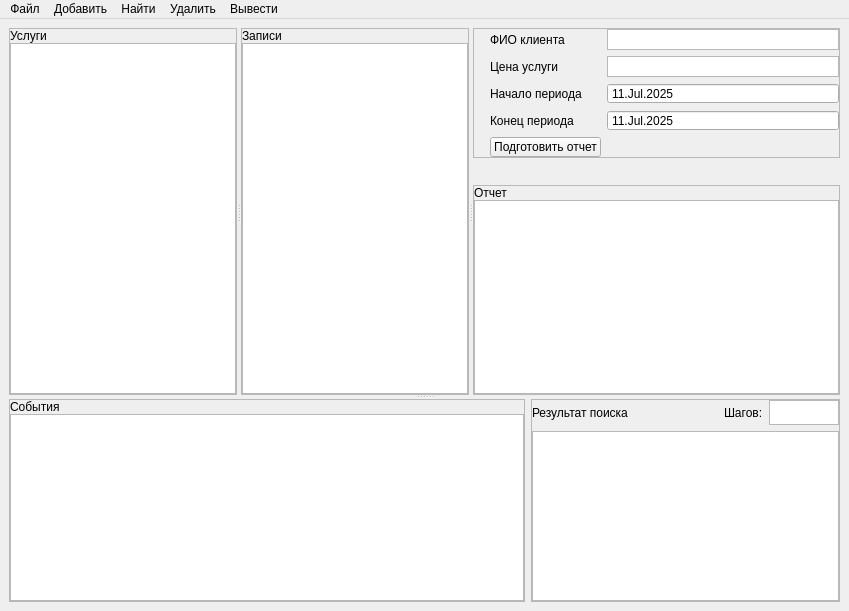
<?xml version="1.0" encoding="UTF-8"?>
<ui version="4.0">
 <class>MainWindow</class>
 <widget class="QMainWindow" name="MainWindow">
  <property name="geometry">
   <rect>
    <x>0</x>
    <y>0</y>
    <width>849</width>
    <height>611</height>
   </rect>
  </property>
  <property name="baseSize">
   <size>
    <width>900</width>
    <height>600</height>
   </size>
  </property>
  <property name="windowTitle">
   <string>MainWindow</string>
  </property>
  <property name="dockOptions">
   <set>QMainWindow::AllowTabbedDocks|QMainWindow::AnimatedDocks</set>
  </property>
  <widget class="QWidget" name="centralwidget">
   <property name="layoutDirection">
    <enum>Qt::LeftToRight</enum>
   </property>
   <layout class="QGridLayout" name="gridLayout_2">
    <item row="0" column="0">
     <widget class="QSplitter" name="splitter_2">
      <property name="orientation">
       <enum>Qt::Vertical</enum>
      </property>
      <widget class="QSplitter" name="splitter">
       <property name="orientation">
        <enum>Qt::Horizontal</enum>
       </property>
       <widget class="QFrame" name="frame_4">
        <property name="sizePolicy">
         <sizepolicy hsizetype="Expanding" vsizetype="Expanding">
          <horstretch>0</horstretch>
          <verstretch>0</verstretch>
         </sizepolicy>
        </property>
        <property name="minimumSize">
         <size>
          <width>200</width>
          <height>100</height>
         </size>
        </property>
        <property name="maximumSize">
         <size>
          <width>16777215</width>
          <height>16777215</height>
         </size>
        </property>
        <property name="autoFillBackground">
         <bool>false</bool>
        </property>
        <property name="frameShape">
         <enum>QFrame::StyledPanel</enum>
        </property>
        <property name="frameShadow">
         <enum>QFrame::Raised</enum>
        </property>
        <layout class="QVBoxLayout" name="verticalLayout_3">
         <property name="spacing">
          <number>0</number>
         </property>
         <property name="leftMargin">
          <number>0</number>
         </property>
         <property name="topMargin">
          <number>0</number>
         </property>
         <property name="rightMargin">
          <number>0</number>
         </property>
         <property name="bottomMargin">
          <number>0</number>
         </property>
         <item>
          <widget class="QLabel" name="label_4">
           <property name="text">
            <string>Услуги</string>
           </property>
          </widget>
         </item>
         <item>
          <widget class="QTableWidget" name="Book1">
           <property name="horizontalScrollBarPolicy">
            <enum>Qt::ScrollBarAsNeeded</enum>
           </property>
           <property name="editTriggers">
            <set>QAbstractItemView::NoEditTriggers</set>
           </property>
           <attribute name="horizontalHeaderCascadingSectionResizes">
            <bool>true</bool>
           </attribute>
           <attribute name="horizontalHeaderStretchLastSection">
            <bool>true</bool>
           </attribute>
           <attribute name="verticalHeaderCascadingSectionResizes">
            <bool>false</bool>
           </attribute>
           <attribute name="verticalHeaderStretchLastSection">
            <bool>false</bool>
           </attribute>
          </widget>
         </item>
        </layout>
       </widget>
       <widget class="QFrame" name="frame_5">
        <property name="sizePolicy">
         <sizepolicy hsizetype="Expanding" vsizetype="Expanding">
          <horstretch>0</horstretch>
          <verstretch>0</verstretch>
         </sizepolicy>
        </property>
        <property name="minimumSize">
         <size>
          <width>200</width>
          <height>100</height>
         </size>
        </property>
        <property name="frameShape">
         <enum>QFrame::StyledPanel</enum>
        </property>
        <property name="frameShadow">
         <enum>QFrame::Raised</enum>
        </property>
        <layout class="QVBoxLayout" name="verticalLayout_4">
         <property name="spacing">
          <number>0</number>
         </property>
         <property name="leftMargin">
          <number>0</number>
         </property>
         <property name="topMargin">
          <number>0</number>
         </property>
         <property name="rightMargin">
          <number>0</number>
         </property>
         <property name="bottomMargin">
          <number>0</number>
         </property>
         <item>
          <widget class="QLabel" name="label_5">
           <property name="text">
            <string>Записи</string>
           </property>
          </widget>
         </item>
         <item>
          <widget class="QTableWidget" name="Book2">
           <property name="sizePolicy">
            <sizepolicy hsizetype="Expanding" vsizetype="Expanding">
             <horstretch>0</horstretch>
             <verstretch>0</verstretch>
            </sizepolicy>
           </property>
           <property name="editTriggers">
            <set>QAbstractItemView::NoEditTriggers</set>
           </property>
           <attribute name="horizontalHeaderCascadingSectionResizes">
            <bool>true</bool>
           </attribute>
           <attribute name="horizontalHeaderStretchLastSection">
            <bool>true</bool>
           </attribute>
          </widget>
         </item>
        </layout>
       </widget>
       <widget class="QWidget" name="layoutWidget">
        <layout class="QVBoxLayout" name="verticalLayout" stretch="3,1,10">
         <item>
          <widget class="QFrame" name="frame_6">
           <property name="sizePolicy">
            <sizepolicy hsizetype="Preferred" vsizetype="Fixed">
             <horstretch>0</horstretch>
             <verstretch>0</verstretch>
            </sizepolicy>
           </property>
           <property name="minimumSize">
            <size>
             <width>330</width>
             <height>130</height>
            </size>
           </property>
           <property name="maximumSize">
            <size>
             <width>16777215</width>
             <height>400</height>
            </size>
           </property>
           <property name="frameShape">
            <enum>QFrame::StyledPanel</enum>
           </property>
           <property name="frameShadow">
            <enum>QFrame::Raised</enum>
           </property>
           <layout class="QGridLayout" name="gridLayout" rowstretch="1,1,2,2,0">
            <property name="leftMargin">
             <number>0</number>
            </property>
            <property name="topMargin">
             <number>0</number>
            </property>
            <property name="rightMargin">
             <number>0</number>
            </property>
            <property name="bottomMargin">
             <number>0</number>
            </property>
            <property name="horizontalSpacing">
             <number>6</number>
            </property>
            <item row="2" column="1">
             <widget class="QLabel" name="label_8">
              <property name="text">
               <string>Начало периода</string>
              </property>
             </widget>
            </item>
            <item row="1" column="1">
             <widget class="QLabel" name="label_7">
              <property name="text">
               <string>Цена услуги</string>
              </property>
             </widget>
            </item>
            <item row="1" column="2">
             <widget class="QPlainTextEdit" name="servisePriceReport">
              <property name="maximumSize">
               <size>
                <width>400</width>
                <height>30</height>
               </size>
              </property>
              <property name="acceptDrops">
               <bool>true</bool>
              </property>
              <property name="verticalScrollBarPolicy">
               <enum>Qt::ScrollBarAlwaysOff</enum>
              </property>
              <property name="horizontalScrollBarPolicy">
               <enum>Qt::ScrollBarAlwaysOff</enum>
              </property>
             </widget>
            </item>
            <item row="3" column="0">
             <spacer name="horizontalSpacer_4">
              <property name="orientation">
               <enum>Qt::Horizontal</enum>
              </property>
              <property name="sizeHint" stdset="0">
               <size>
                <width>40</width>
                <height>20</height>
               </size>
              </property>
             </spacer>
            </item>
            <item row="2" column="0">
             <spacer name="horizontalSpacer_3">
              <property name="orientation">
               <enum>Qt::Horizontal</enum>
              </property>
              <property name="sizeHint" stdset="0">
               <size>
                <width>40</width>
                <height>20</height>
               </size>
              </property>
             </spacer>
            </item>
            <item row="3" column="2">
             <widget class="QDateEdit" name="endPeriod">
              <property name="locale">
               <locale language="English" country="Austria"/>
              </property>
              <property name="buttonSymbols">
               <enum>QAbstractSpinBox::NoButtons</enum>
              </property>
              <property name="dateTime">
               <datetime>
                <hour>0</hour>
                <minute>0</minute>
                <second>0</second>
                <year>2025</year>
                <month>7</month>
                <day>11</day>
               </datetime>
              </property>
              <property name="displayFormat">
               <string>dd.MMM.yyyy</string>
              </property>
             </widget>
            </item>
            <item row="3" column="1">
             <widget class="QLabel" name="label_9">
              <property name="text">
               <string>Конец периода</string>
              </property>
             </widget>
            </item>
            <item row="2" column="2">
             <widget class="QDateEdit" name="startPeriod">
              <property name="locale">
               <locale language="English" country="Austria"/>
              </property>
              <property name="buttonSymbols">
               <enum>QAbstractSpinBox::NoButtons</enum>
              </property>
              <property name="specialValueText">
               <string/>
              </property>
              <property name="dateTime">
               <datetime>
                <hour>0</hour>
                <minute>0</minute>
                <second>0</second>
                <year>2025</year>
                <month>7</month>
                <day>11</day>
               </datetime>
              </property>
              <property name="displayFormat">
               <string>dd.MMM.yyyy</string>
              </property>
             </widget>
            </item>
            <item row="0" column="0">
             <spacer name="horizontalSpacer_2">
              <property name="orientation">
               <enum>Qt::Horizontal</enum>
              </property>
              <property name="sizeHint" stdset="0">
               <size>
                <width>40</width>
                <height>20</height>
               </size>
              </property>
             </spacer>
            </item>
            <item row="0" column="1">
             <widget class="QLabel" name="label_6">
              <property name="text">
               <string>ФИО клиента</string>
              </property>
             </widget>
            </item>
            <item row="1" column="0">
             <spacer name="horizontalSpacer_5">
              <property name="orientation">
               <enum>Qt::Horizontal</enum>
              </property>
              <property name="sizeHint" stdset="0">
               <size>
                <width>40</width>
                <height>20</height>
               </size>
              </property>
             </spacer>
            </item>
            <item row="0" column="2">
             <widget class="QPlainTextEdit" name="customerNameReport">
              <property name="maximumSize">
               <size>
                <width>400</width>
                <height>30</height>
               </size>
              </property>
              <property name="verticalScrollBarPolicy">
               <enum>Qt::ScrollBarAlwaysOff</enum>
              </property>
              <property name="horizontalScrollBarPolicy">
               <enum>Qt::ScrollBarAlwaysOff</enum>
              </property>
              <property name="undoRedoEnabled">
               <bool>true</bool>
              </property>
             </widget>
            </item>
            <item row="4" column="1">
             <widget class="QPushButton" name="reportmakeButton">
              <property name="text">
               <string>Подготовить отчет</string>
              </property>
             </widget>
            </item>
            <item row="4" column="0">
             <spacer name="horizontalSpacer">
              <property name="orientation">
               <enum>Qt::Horizontal</enum>
              </property>
              <property name="sizeHint" stdset="0">
               <size>
                <width>40</width>
                <height>20</height>
               </size>
              </property>
             </spacer>
            </item>
           </layout>
          </widget>
         </item>
         <item>
          <spacer name="verticalSpacer">
           <property name="orientation">
            <enum>Qt::Vertical</enum>
           </property>
           <property name="sizeHint" stdset="0">
            <size>
             <width>20</width>
             <height>40</height>
            </size>
           </property>
          </spacer>
         </item>
         <item>
          <widget class="QFrame" name="frame_2">
           <property name="sizePolicy">
            <sizepolicy hsizetype="Expanding" vsizetype="Expanding">
             <horstretch>0</horstretch>
             <verstretch>0</verstretch>
            </sizepolicy>
           </property>
           <property name="minimumSize">
            <size>
             <width>0</width>
             <height>100</height>
            </size>
           </property>
           <property name="frameShape">
            <enum>QFrame::StyledPanel</enum>
           </property>
           <property name="frameShadow">
            <enum>QFrame::Raised</enum>
           </property>
           <layout class="QVBoxLayout" name="verticalLayout_5">
            <property name="spacing">
             <number>0</number>
            </property>
            <property name="leftMargin">
             <number>0</number>
            </property>
            <property name="topMargin">
             <number>0</number>
            </property>
            <property name="rightMargin">
             <number>0</number>
            </property>
            <property name="bottomMargin">
             <number>0</number>
            </property>
            <item>
             <widget class="QLabel" name="label_3">
              <property name="text">
               <string>Отчет</string>
              </property>
             </widget>
            </item>
            <item>
             <widget class="QTableWidget" name="reportTable">
              <property name="editTriggers">
               <set>QAbstractItemView::NoEditTriggers</set>
              </property>
              <attribute name="horizontalHeaderCascadingSectionResizes">
               <bool>true</bool>
              </attribute>
              <attribute name="horizontalHeaderStretchLastSection">
               <bool>true</bool>
              </attribute>
             </widget>
            </item>
           </layout>
          </widget>
         </item>
        </layout>
       </widget>
      </widget>
      <widget class="QWidget" name="layoutWidget">
       <layout class="QHBoxLayout" name="horizontalLayout_2" stretch="5,3">
        <item>
         <widget class="QFrame" name="frame">
          <property name="sizePolicy">
           <sizepolicy hsizetype="Expanding" vsizetype="Expanding">
            <horstretch>0</horstretch>
            <verstretch>0</verstretch>
           </sizepolicy>
          </property>
          <property name="minimumSize">
           <size>
            <width>300</width>
            <height>100</height>
           </size>
          </property>
          <property name="frameShape">
           <enum>QFrame::StyledPanel</enum>
          </property>
          <property name="frameShadow">
           <enum>QFrame::Raised</enum>
          </property>
          <layout class="QVBoxLayout" name="verticalLayout_6">
           <property name="spacing">
            <number>0</number>
           </property>
           <property name="leftMargin">
            <number>0</number>
           </property>
           <property name="topMargin">
            <number>0</number>
           </property>
           <property name="rightMargin">
            <number>0</number>
           </property>
           <property name="bottomMargin">
            <number>0</number>
           </property>
           <item>
            <widget class="QLabel" name="label">
             <property name="text">
              <string>События</string>
             </property>
            </widget>
           </item>
           <item>
            <widget class="QPlainTextEdit" name="logs">
             <property name="sizePolicy">
              <sizepolicy hsizetype="Expanding" vsizetype="Expanding">
               <horstretch>0</horstretch>
               <verstretch>0</verstretch>
              </sizepolicy>
             </property>
             <property name="frameShape">
              <enum>QFrame::StyledPanel</enum>
             </property>
             <property name="readOnly">
              <bool>true</bool>
             </property>
            </widget>
           </item>
          </layout>
         </widget>
        </item>
        <item>
         <widget class="QFrame" name="frame_3">
          <property name="sizePolicy">
           <sizepolicy hsizetype="Expanding" vsizetype="Expanding">
            <horstretch>0</horstretch>
            <verstretch>0</verstretch>
           </sizepolicy>
          </property>
          <property name="minimumSize">
           <size>
            <width>200</width>
            <height>0</height>
           </size>
          </property>
          <property name="frameShape">
           <enum>QFrame::StyledPanel</enum>
          </property>
          <property name="frameShadow">
           <enum>QFrame::Raised</enum>
          </property>
          <layout class="QVBoxLayout" name="verticalLayout_2">
           <property name="leftMargin">
            <number>0</number>
           </property>
           <property name="topMargin">
            <number>0</number>
           </property>
           <property name="rightMargin">
            <number>0</number>
           </property>
           <property name="bottomMargin">
            <number>0</number>
           </property>
           <item>
            <layout class="QHBoxLayout" name="horizontalLayout_4" stretch="3,2,1,1">
             <item>
              <widget class="QLabel" name="label_11">
               <property name="text">
                <string>Результат поиска</string>
               </property>
              </widget>
             </item>
             <item>
              <spacer name="horizontalSpacer_6">
               <property name="orientation">
                <enum>Qt::Horizontal</enum>
               </property>
               <property name="sizeHint" stdset="0">
                <size>
                 <width>40</width>
                 <height>20</height>
                </size>
               </property>
              </spacer>
             </item>
             <item>
              <widget class="QLabel" name="label_12">
               <property name="text">
                <string>Шагов:</string>
               </property>
              </widget>
             </item>
             <item>
              <widget class="QPlainTextEdit" name="stepCounter_2">
               <property name="maximumSize">
                <size>
                 <width>16777215</width>
                 <height>25</height>
                </size>
               </property>
               <property name="verticalScrollBarPolicy">
                <enum>Qt::ScrollBarAlwaysOff</enum>
               </property>
               <property name="horizontalScrollBarPolicy">
                <enum>Qt::ScrollBarAlwaysOff</enum>
               </property>
               <property name="readOnly">
                <bool>true</bool>
               </property>
              </widget>
             </item>
            </layout>
           </item>
           <item>
            <widget class="QTableWidget" name="FindedBook1">
             <property name="minimumSize">
              <size>
               <width>200</width>
               <height>0</height>
              </size>
             </property>
             <property name="editTriggers">
              <set>QAbstractItemView::NoEditTriggers</set>
             </property>
             <attribute name="horizontalHeaderCascadingSectionResizes">
              <bool>true</bool>
             </attribute>
             <attribute name="horizontalHeaderStretchLastSection">
              <bool>true</bool>
             </attribute>
            </widget>
           </item>
          </layout>
         </widget>
        </item>
       </layout>
      </widget>
     </widget>
    </item>
   </layout>
  </widget>
  <widget class="QMenuBar" name="menubar">
   <property name="geometry">
    <rect>
     <x>0</x>
     <y>0</y>
     <width>849</width>
     <height>21</height>
    </rect>
   </property>
   <widget class="QMenu" name="fileMenu">
    <property name="title">
     <string>Файл</string>
    </property>
    <widget class="QMenu" name="menu">
     <property name="title">
      <string>Сохранить</string>
     </property>
     <addaction name="saveBook1Action"/>
     <addaction name="saveBook2Action"/>
     <addaction name="saveResultAction"/>
     <addaction name="saveLogsAction"/>
    </widget>
    <addaction name="openBook1Action"/>
    <addaction name="openBook2Action"/>
    <addaction name="menu"/>
   </widget>
   <widget class="QMenu" name="addMenu">
    <property name="title">
     <string>Добавить</string>
    </property>
    <addaction name="addBook1Action"/>
    <addaction name="addBook2Action"/>
   </widget>
   <widget class="QMenu" name="deleteMenu">
    <property name="title">
     <string>Удалить</string>
    </property>
    <addaction name="deleteBook1Action"/>
    <addaction name="deleteBook2Action"/>
   </widget>
   <widget class="QMenu" name="printMenu">
    <property name="title">
     <string>Вывести</string>
    </property>
    <addaction name="printHTAction"/>
    <addaction name="printAppointmentTreeAction"/>
    <addaction name="printDateTreeAction"/>
   </widget>
   <widget class="QMenu" name="findMenu">
    <property name="title">
     <string>Найти</string>
    </property>
    <addaction name="findBook1Action"/>
    <addaction name="findBook2Action"/>
   </widget>
   <addaction name="fileMenu"/>
   <addaction name="addMenu"/>
   <addaction name="findMenu"/>
   <addaction name="deleteMenu"/>
   <addaction name="printMenu"/>
  </widget>
  <action name="openBook1Action">
   <property name="text">
    <string>Открыть спр1</string>
   </property>
  </action>
  <action name="openBook2Action">
   <property name="text">
    <string>Открыть спр2</string>
   </property>
  </action>
  <action name="findBook1Action">
   <property name="text">
    <string>Спр1</string>
   </property>
  </action>
  <action name="findBook2Action">
   <property name="text">
    <string>Спр2</string>
   </property>
  </action>
  <action name="printHTAction">
   <property name="text">
    <string>Хэш-таблица</string>
   </property>
  </action>
  <action name="printAppointmentTreeAction">
   <property name="text">
    <string>Дерево записей</string>
   </property>
  </action>
  <action name="printDateTreeAction">
   <property name="text">
    <string>Дерево дат</string>
   </property>
  </action>
  <action name="deleteBook1Action">
   <property name="text">
    <string>Спр1</string>
   </property>
  </action>
  <action name="deleteBook2Action">
   <property name="text">
    <string>Спр2</string>
   </property>
  </action>
  <action name="addBook1Action">
   <property name="text">
    <string>Спр1</string>
   </property>
  </action>
  <action name="addBook2Action">
   <property name="text">
    <string>Спр2</string>
   </property>
  </action>
  <action name="saveBook1Action">
   <property name="text">
    <string>Спр1</string>
   </property>
  </action>
  <action name="saveBook2Action">
   <property name="text">
    <string> Спр2</string>
   </property>
  </action>
  <action name="saveResultAction">
   <property name="text">
    <string>Отчет</string>
   </property>
  </action>
  <action name="saveLogsAction">
   <property name="text">
    <string>События</string>
   </property>
  </action>
 </widget>
 <resources/>
 <connections/>
</ui>
